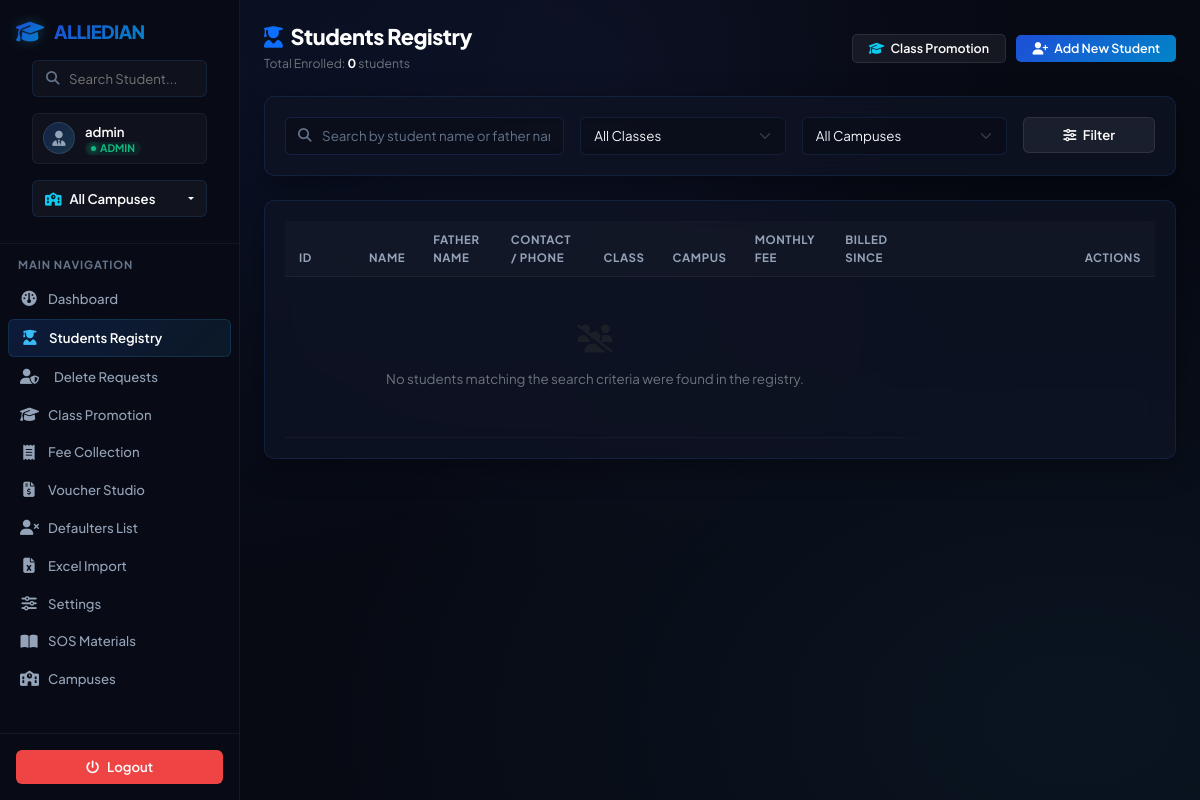
The page /students (signed in) on the database as committed earlier.
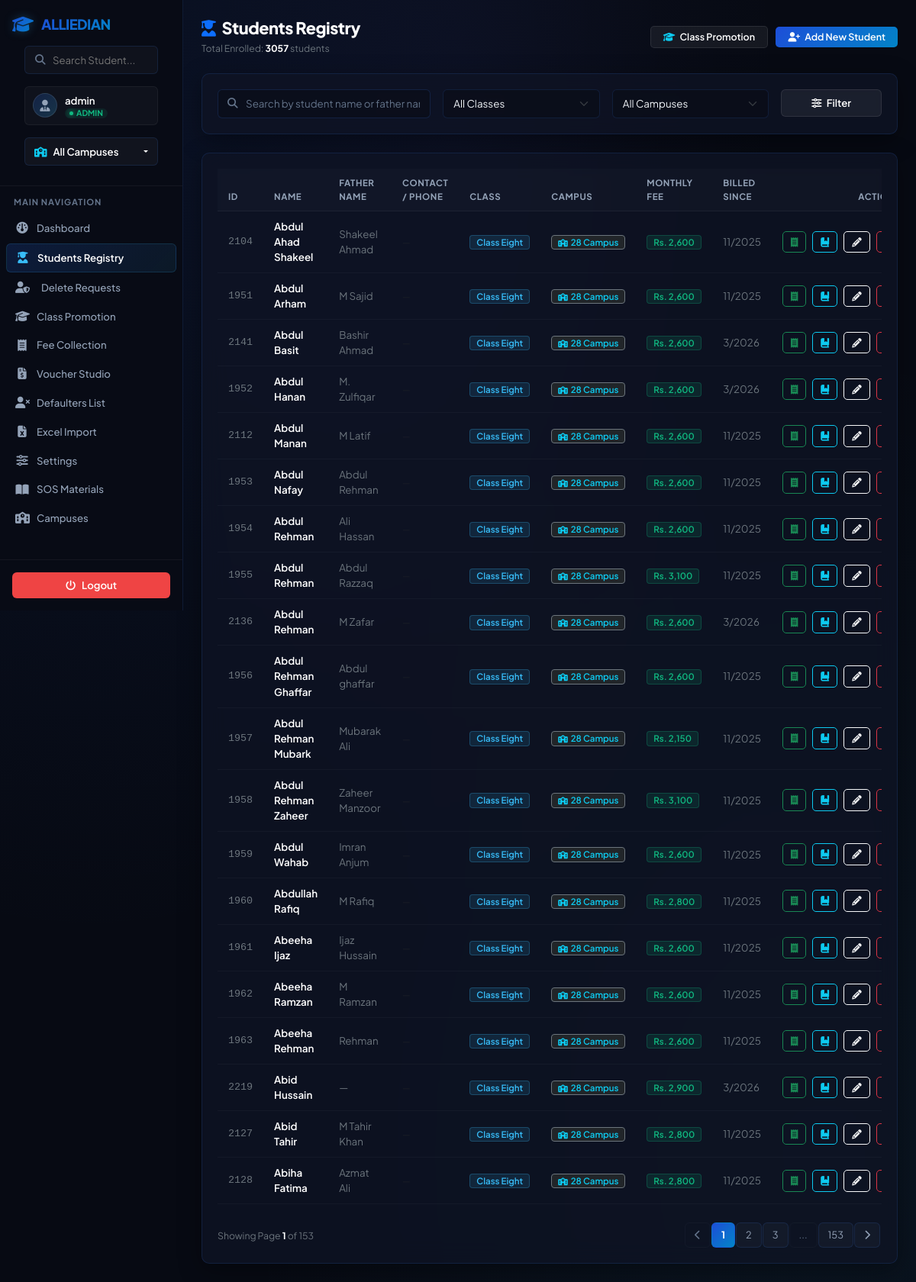
The same page on the database as committed later.
### tables this page shows
CREATE TABLE students (
            id INTEGER PRIMARY KEY AUTOINCREMENT,
            name TEXT NOT NULL,
            father_name TEXT,
            class TEXT NOT NULL,
            monthly_fee REAL NOT NULL,
            start_month INTEGER DEFAULT 3,
            start_year INTEGER DEFAULT 2026
        , campus_id INTEGER REFERENCES campuses(id), annual_charges REAL DEFAULT 0, phone_number TEXT, opening_arrears REAL DEFAULT 0);

CREATE TABLE campuses (
            id INTEGER PRIMARY KEY AUTOINCREMENT,
            name TEXT NOT NULL,
            code TEXT UNIQUE NOT NULL
        );

### app.py (the view)
@app.route('/students')
@login_required
def students_view():
    search = request.args.get('search', '').strip()
    class_filter = request.args.get('class_filter', '').strip()
    campus_filter = request.args.get('campus_filter', '', type=int)
    page = request.args.get('page', 1, type=int)
    per_page = 20
    offset = (page - 1) * per_page
    active_campus_id = get_active_campus_id()
    conn = get_db_connection()
    class_query = "SELECT DISTINCT class FROM students"
    class_params = []
    if active_campus_id:
        class_query += " WHERE campus_id = ?"
        class_params = [active_campus_id]
    class_query += " ORDER BY class"
    classes = conn.execute(class_query, class_params).fetchall()
    classes = [r['class'] for r in classes]
    query = '''
        SELECT s.*, c.name as campus_name
        FROM students s
        LEFT JOIN campuses c ON s.campus_id = c.id
        WHERE 1=1
    '''
    params = []
    if active_campus_id:
        query += " AND s.campus_id = ?"
        params.append(active_campus_id)
    elif campus_filter:
        query += " AND s.campus_id = ?"
        params.append(campus_filter)
    if search:
        query += " AND (s.name LIKE ? OR s.father_name LIKE ? OR s.phone_number LIKE ?)"
        params.extend([f"%{search}%", f"%{search}%", f"%{search}%"])
    if class_filter:
        query += " AND s.class = ?"
        params.append(class_filter)
    count_query = f"SELECT COUNT(*) FROM ({query})"
    total_students = conn.execute(count_query, params).fetchone()[0]
    query += " ORDER BY s.class, s.name LIMIT ? OFFSET ?"
    params.extend([per_page, offset])
    students = conn.execute(query, params).fetchall()
    pending_rows = conn.execute("SELECT student_id, id as request_id, reason, requested_at FROM student_delete_requests WHERE status = 'pending'").fetchall()
    pending_delete_map = {r['student_id']: dict(r) for r in pending_rows}
    conn.close()
    total_pages = (total_students + per_page - 1) // per_page
    return render_template('students.html',
                           students=students,
                           classes=classes,
                           page=page,
                           total_pages=total_pages,
                           search=search,
                           class_filter=class_filter,
                           campus_filter=campus_filter,
                           total_students=total_students,
                           pending_delete_map=pending_delete_map)

### templates/students.html (shortened to what this page needs)
{% extends 'base.html' %}
{% block content %}
<div class="row align-items-center mb-4">
    <div class="col-md-6">
        <h1 class="page-title mb-1"><i class="fa-solid fa-user-graduate text-primary me-2"></i>Students Registry</h1>
        <p class="text-secondary small mb-0">Total Enrolled: <strong class="text-white">{{ total_students }}</strong> students</p>
    </div>
    <div class="col-md-6 text-md-end mt-3 mt-md-0">
        <a href="{{ url_for('students_promotion') }}" class="btn btn-secondary btn-sm px-3 me-2">
            <i class="fa-solid fa-graduation-cap me-1 text-info"></i> Class Promotion
        </a>
        <a href="{{ url_for('student_add') }}" class="btn btn-primary btn-sm px-3">
            <i class="fa-solid fa-user-plus me-1"></i> Add New Student
        </a>
    </div>
</div>
<div class="glass-panel mb-4">
    <form action="{{ url_for('students_view') }}" method="GET" class="row g-3">
        <div class="col-md-4">
            <div class="search-wrapper">
                <i class="fa-solid fa-magnifying-glass"></i>
                <input type="text" class="form-control" name="search" placeholder="Search by student name or father name..." value="{{ search }}">
            </div>
        </div>
        <div class="col-md-3">
            <select class="form-select" name="class_filter">
                <option value="">All Classes</option>
            </select>
        </div>
        {% if session.role == 'admin' %}
        <div class="col-md-3">
            <select class="form-select" name="campus_filter">
                <option value="">All Campuses</option>
            </select>
        </div>
        <div class="col-md-2">
        {% else %}
        <div class="col-md-5 text-end">
        {% endif %}
            <button type="submit" class="btn btn-secondary w-100">
                <i class="fa-solid fa-sliders me-1"></i> Filter
            </button>
        </div>
    </form>
</div>
<div class="glass-panel">
    <div class="table-responsive">
        <table class="table table-custom">
            <thead>
                <tr>
                    <th style="width: 70px;">ID</th>
                    <th>Name</th>
                    <th>Father Name</th>
                    <th>Contact / Phone</th>
                    <th>Class</th>
                    {% if session.role == 'admin' and not active_campus_id %}
                    <th>Campus</th>
                    {% endif %}
                    <th>Monthly Fee</th>
                    <th>Billed Since</th>
                    <th style="width: 250px;" class="text-end">Actions</th>
                </tr>
            </thead>
            <tbody>
                {% if students %}
                    {% for student in students %}
                    {% set is_pending = (student.id in pending_delete_map) %}
                    <tr class="{% if is_pending %}table-row-pending{% endif %}">
                        <td class="text-secondary font-monospace">{{ student.id }}</td>
                        <td>
                            <div class="d-flex align-items-center flex-wrap gap-1">
                                <span class="fw-semibold text-white">{{ student.name }}</span>
                            </div>
                        </td>
                        <td class="text-secondary">{{ student.father_name or '—' }}</td>
                        <td>
                            {% if student.phone_number %}
                            <a href="tel:{{ student.phone_number }}" class="text-info text-decoration-none small d-inline-flex align-items-center gap-1 font-monospace" title="Call / WhatsApp">
                                <i class="fa-solid fa-phone text-success" style="font-size: 10px;"></i>{{ student.phone_number }}
                            </a>
                            {% else %}
                            <span class="text-muted small">—</span>
                            {% endif %}
                        </td>
                        <td><span class="badge badge-class">Class {{ student.class }}</span></td>
                        {% if session.role == 'admin' and not active_campus_id %}
                        <td>
                            <span class="badge bg-dark border border-secondary text-info">
                                <i class="fa-solid fa-school me-1" style="font-size: 10px;"></i>{{ student.campus_name }}
                            </span>
                        </td>
                        {% endif %}
                        <td><span class="badge badge-amount">Rs. {{ "{:,.0f}".format(student.monthly_fee) }}</span></td>
                        <td class="text-secondary small">{{ student.start_month }}/{{ student.start_year }}</td>
                        <td class="text-end">
                            <div class="d-inline-flex gap-2">
                                <a href="{{ url_for('fee_entry', student_id=student.id) }}" class="btn btn-outline-success btn-sm px-2.5" title="Collect Fee">
                                    <i class="fa-solid fa-receipt"></i>
                                </a>
                                <a href="{{ url_for('fee_history', student_id=student.id) }}" class="btn btn-outline-info btn-sm px-2.5" title="Student Fee Ledger & Account Statement">
                                    <i class="fa-solid fa-book-bookmark"></i>
                                </a>
                                <a href="{{ url_for('student_edit', id=student.id) }}" class="btn btn-outline-light btn-sm px-2.5" title="Edit Student">
                                    <i class="fa-solid fa-pencil"></i>
                                </a>
                                {% if is_pending %}
                                    {% if session.role == 'admin' %}
                                    <a href="{{ url_for('delete_requests_view') }}" class="btn btn-warning btn-sm px-2.5" title="Review Delete Request">
                                        <i class="fa-solid fa-shield-halved"></i>
                                    </a>
                                    {% else %}
                                    <button type="button" class="btn btn-outline-secondary btn-sm px-2.5 opacity-50" disabled title="Deletion request pending Admin approval">
                                        <i class="fa-solid fa-hourglass-half"></i>
                                    </button>
                                    {% endif %}
                                {% else %}
                                    {% if session.role == 'admin' %}
                                    <form action="{{ url_for('student_delete', id=student.id) }}" method="POST" onsubmit="return confirm('ADMIN DIRECT DELETE: Permanently delete student {{ student.name }} and all associated payment history?');" class="d-inline">
                                        <button type="submit" class="btn btn-outline-danger btn-sm px-2.5" title="Delete Student">
                                        </button>
                                    </form>
                                    {% endif %}
                                {% endif %}
                            </div>
                        </td>
                    </tr>
                    {% endfor %}
                {% else %}
                    <tr>
                        <td colspan="{% if session.role == 'admin' and not active_campus_id %}8{% else %}7{% endif %}" class="text-center text-secondary py-5">
                            <i class="fa-solid fa-users-slash d-block fs-3 mb-3 text-muted"></i>
                            No students matching the search criteria were found in the registry.
                        </td>
                    </tr>
                {% endif %}
            </tbody>
        </table>
    </div>
    {% if total_pages > 1 %}
    <nav class="d-flex justify-content-between align-items-center mt-4">
        <div class="text-secondary small">
            Showing Page <strong class="text-white">{{ page }}</strong> of {{ total_pages }}
        </div>
        <ul class="pagination pagination-custom mb-0">
            <li class="page-item {% if page == 1 %}disabled{% endif %}">
                <a class="page-link" href="{{ url_for('students_view', page=page-1, search=search, class_filter=class_filter, campus_filter=campus_filter) }}">
                    <i class="fa-solid fa-chevron-left"></i>
                </a>
            </li>
            {% set start_page = page - 2 if page - 2 > 0 else 1 %}
            {% set end_page = page + 2 if page + 2 <= total_pages else total_pages %}
            {% for p in range(start_page, end_page + 1) %}
                <li class="page-item {% if p == page %}active{% endif %}">
                    <a class="page-link" href="{{ url_for('students_view', page=p, search=search, class_filter=class_filter, campus_filter=campus_filter) }}">{{ p }}</a>
                </li>
            {% endfor %}
            {% if end_page < total_pages %}
                {% if end_page < total_pages - 1 %}
                    <li class="page-item disabled"><span class="page-link">...</span></li>
                {% endif %}
                <li class="page-item">
                    <a class="page-link" href="{{ url_for('students_view', page=total_pages, search=search, class_filter=class_filter, campus_filter=campus_filter) }}">{{ total_pages }}</a>
                </li>
            {% endif %}
            <li class="page-item {% if page == total_pages %}disabled{% endif %}">
                <a class="page-link" href="{{ url_for('students_view', page=page+1, search=search, class_filter=class_filter, campus_filter=campus_filter) }}">
                    <i class="fa-solid fa-chevron-right"></i>
                </a>
            </li>
        </ul>
    </nav>
    {% endif %}
</div>
{% endblock %}

Rows that differ between the two databases and show on the page:
added students: id "2104", name "Abdul Ahad Shakeel", father_name "Shakeel Ahmad", class "Eight", campus_name "28 Campus", monthly_fee "2,600", start_month "11", start_year "2025"
added students: id "1951", name "Abdul Arham", father_name "M Sajid", class "Eight", campus_name "28 Campus", monthly_fee "2,600", start_month "11", start_year "2025"
added students: id "2141", name "Abdul Basit", father_name "Bashir Ahmad", class "Eight", campus_name "28 Campus", monthly_fee "2,600", start_month "3", start_year "2026"
added students: id "1952", name "Abdul Hanan", father_name "M. Zulfiqar", class "Eight", campus_name "28 Campus", monthly_fee "2,600", start_month "3", start_year "2026"
added students: id "2112", name "Abdul Manan", father_name "M Latif", class "Eight", campus_name "28 Campus", monthly_fee "2,600", start_month "11", start_year "2025"
added students: id "1953", name "Abdul Nafay", father_name "Abdul Rehman", class "Eight", campus_name "28 Campus", monthly_fee "2,600", start_month "11", start_year "2025"
added students: id "1954", name "Abdul Rehman", father_name "Ali Hassan", class "Eight", campus_name "28 Campus", monthly_fee "2,600", start_month "11", start_year "2025"
added students: id "1955", name "Abdul Rehman", father_name "Abdul Razzaq", class "Eight", campus_name "28 Campus", monthly_fee "3,100", start_month "11", start_year "2025"
added students: id "2136", name "Abdul Rehman", father_name "M Zafar", class "Eight", campus_name "28 Campus", monthly_fee "2,600", start_month "3", start_year "2026"
added students: id "1956", name "Abdul Rehman Ghaffar", father_name "Abdul ghaffar", class "Eight", campus_name "28 Campus", monthly_fee "2,600", start_month "11", start_year "2025"
added students: id "1957", name "Abdul Rehman Mubark", father_name "Mubarak Ali", class "Eight", campus_name "28 Campus", monthly_fee "2,150", start_month "11", start_year "2025"
added students: id "1958", name "Abdul Rehman Zaheer", father_name "Zaheer Manzoor", class "Eight", campus_name "28 Campus", monthly_fee "3,100", start_month "11", start_year "2025"
added students: id "1959", name "Abdul Wahab", father_name "Imran Anjum", class "Eight", campus_name "28 Campus", monthly_fee "2,600", start_month "11", start_year "2025"
added students: id "1960", name "Abdullah Rafiq", father_name "M Rafiq", class "Eight", campus_name "28 Campus", monthly_fee "2,800", start_month "11", start_year "2025"
added students: id "1961", name "Abeeha Ijaz", father_name "Ijaz Hussain", class "Eight", campus_name "28 Campus", monthly_fee "2,600", start_month "11", start_year "2025"
added students: id "1962", name "Abeeha Ramzan", father_name "M Ramzan", class "Eight", campus_name "28 Campus", monthly_fee "2,600", start_month "11", start_year "2025"
added students: id "1963", name "Abeeha Rehman", father_name "Rehman", class "Eight", campus_name "28 Campus", monthly_fee "2,600", start_month "11", start_year "2025"
added students: id "2219", name "Abid Hussain", father_name "—", class "Eight", campus_name "28 Campus", monthly_fee "2,900", start_month "3", start_year "2026"
added students: id "2127", name "Abid Tahir", father_name "M Tahir Khan", class "Eight", campus_name "28 Campus", monthly_fee "2,800", start_month "11", start_year "2025"
added students: id "2128", name "Abiha Fatima", father_name "Azmat Ali", class "Eight", campus_name "28 Campus", monthly_fee "2,800", start_month "11", start_year "2025"
Other text that changed with them:
{{ total_students }}: "0" → "3057"
{{ page }}: (not shown) → "1"
{{ total_pages }}: (not shown) → "153"
text no longer shown: "No students matching the search criteria were found in the registry."
text now shown: "Showing Page of ..."
new list line: "1"
new list line: "2"
new list line: "3"
